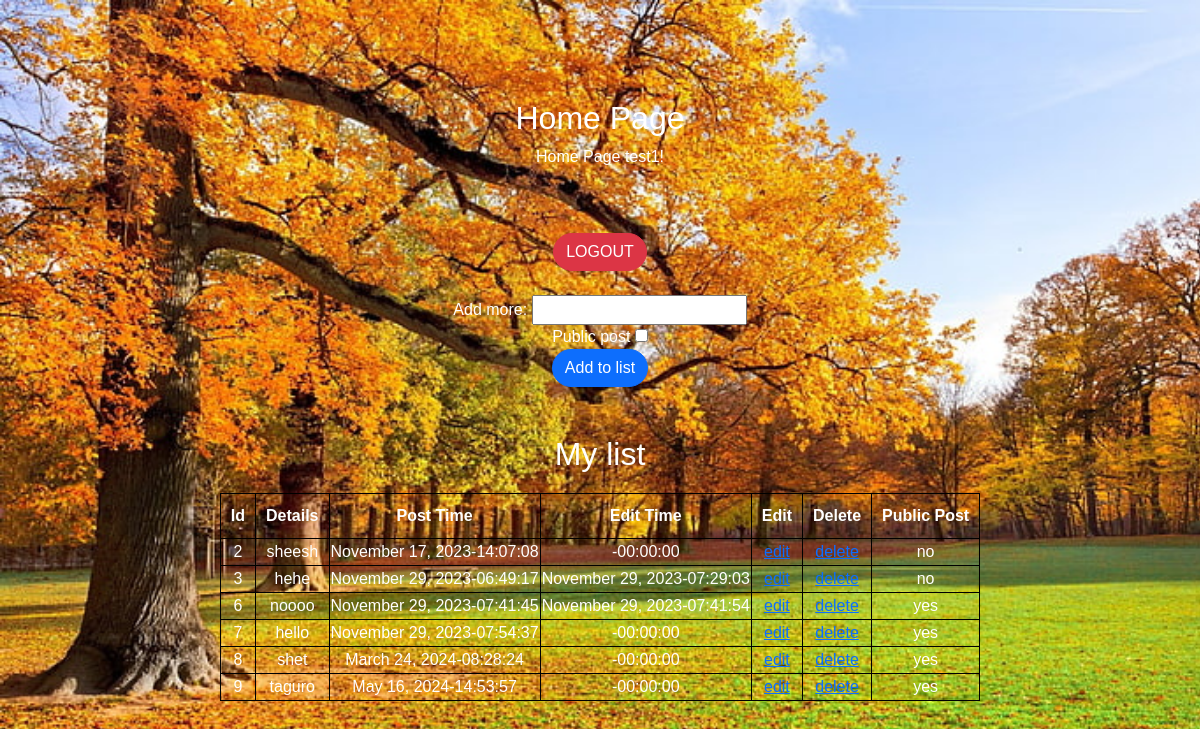
The page /home.php (signed in) on the database its author committed.
### tables this page shows
CREATE TABLE `list_tbl` (
  `id` int(11) NOT NULL,
  `details` text NOT NULL,
  `date_posted` varchar(30) NOT NULL,
  `time_posted` time NOT NULL,
  `date_edited` varchar(30) NOT NULL,
  `time_edited` time NOT NULL,
  `public` varchar(5) NOT NULL
);

### home.php (the view, shortened to what this page needs)
<!DOCTYPE html>
<html>
<head>
    <link href="https://cdn.jsdelivr.net/npm/bootstrap@5.3.2/dist/css/bootstrap.min.css" rel="stylesheet">
</head>
<body>
    <div class="content">
        <h2>Home Page</h2>
        <?php
            if(isset($_SESSION['user'])) {
                $user = $_SESSION['user'];
                echo "<p> Home Page $user!</p>";
            } else {
                header("location: index.php");
            }
        ?>
        <br><br>
        <a href="logout.php" class="btn btn-danger rounded-pill">LOGOUT</a><br><br>
        <form action="add.php" method="POST">
            Add more: <input type="text" name="details" /> <br>
            Public post <input type="checkbox" name="public[]" value="yes" /> <br>
            <input type="submit" value="Add to list" class="btn btn-primary rounded-pill">
        </form>
        <br><br>
        <h2 align="center">My list</h2>
        <table>
            <tr>
                <th>Id</th>
                <th>Details</th>
                <th>Post Time</th>
                <th>Edit Time</th>
                <th>Edit</th>
                <th>Delete</th>
                <th>Public Post</th>
            </tr>
            <?php
            $servername = "localhost";
            $username_db = "root";
            $password_db = "";
            $db_name = "first_db";
            $conn = mysqli_connect($servername, $username_db, $password_db, $db_name);
            $query = mysqli_query($conn, "Select * from list_tbl");
            while($row = mysqli_fetch_array($query))
            {
                Print "<tr>";
                Print "<td>".$row['id']."</td>";
                Print "<td>".$row['details']."</td>";
                Print "<td>".$row['date_posted']. "-". $row['time_posted']."</td>";
                Print "<td>".$row['date_edited']. "-". $row['time_edited']."</td>";
                Print "<td><a href=edit.php?id=".$row['id'].">edit</a></td>";
                Print "<td><a href='#' onclick=myFunction(".$row['id'].")>delete</a></td>";
                Print "<td>".$row['public']."</td>";
                Print "</tr>";
        }
                ?>
        </table>
    </div>
</body>
</html>

### home.php (style rules this page uses)
body { background-image: url('image.jpg'); background-size: cover; display: flex; justify-content: center; align-items: center; height: 100vh; margin: 0; padding: 0; font-family: Arial, sans-serif; color: white; }
.content { text-align: center; }
table, th, td { border: 1px solid black; text-align: center; margin-top: 20px; color: white; }
table { width: 100%; }
th { padding: 10px; }

### rows shown on the page
list_tbl: id "2", details "sheesh", date_posted "November 17, 2023", time_posted "14:07:08", time_edited "00:00:00", public "no"
list_tbl: id "3", details "hehe", date_posted "November 29, 2023", time_posted "06:49:17", date_edited "November 29, 2023", time_edited "07:29:03", public "no"
list_tbl: id "6", details "noooo", date_posted "November 29, 2023", time_posted "07:41:45", date_edited "November 29, 2023", time_edited "07:41:54", public "yes"
list_tbl: id "7", details "hello", date_posted "November 29, 2023", time_posted "07:54:37", time_edited "00:00:00", public "yes"
list_tbl: id "8", details "shet", date_posted "March 24, 2024", time_posted "08:28:24", time_edited "00:00:00", public "yes"
list_tbl: id "9", details "taguro", date_posted "May 16, 2024", time_posted "14:53:57", time_edited "00:00:00", public "yes"

### other values the page prints
$user "test1"
